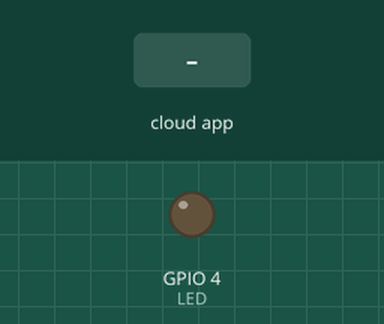
Bench run of a sketch on a simulated ESP32. Shown: output pins drawn as LEDs (lit = HIGH). Inputs (shaded band) come from the test bench.

Above: at 1.2 s.
1.3 s: the phone or cloud app sets LED to 1
At 2.0 s:
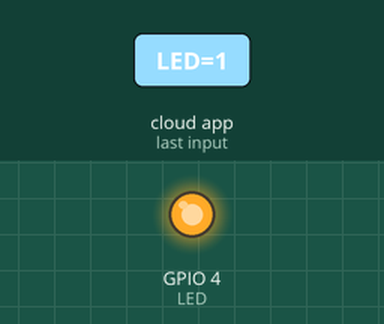
2.8 s: the phone or cloud app sets LED to 0
At 3.2 s:
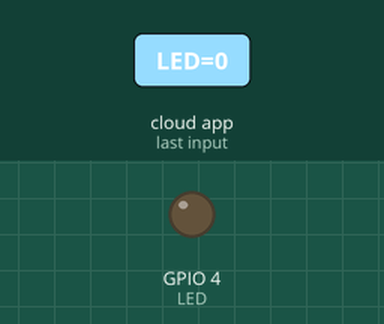
Timing chart, 0 to 5.8 s (numbered marks = the images above; inputs shaded):
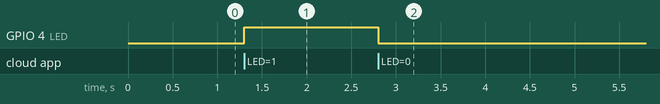

Measured:
- after the input at 1.3 s, GPIO 4 (LED): LOW → HIGH at once
- after the input at 2.8 s, GPIO 4 (LED): HIGH → LOW at once

The sketch:

TnigerIO.ino
```cpp
// больше материалов: http://docs.thinger.io/arduino/
#define THINGER_SERIAL_DEBUG // подробное отслеживание процессов
#include <ThingerESP32.h>
/* введите логин и пароль от Wi-Fi, Имя пользователя,
  ID устройства и пароль устройства,
  пин светодиода (Йотик 32А - 4/ ЙоТик 32В - 18)
*/
#define ssid              "wifilogin"
#define PASSWORD          "wifipass"
#define USERNAME          "username"
#define DEVICE_ID         "deviceid"
#define DEVICE_CREDENTIAL "devicepass"
#define LED               4
// добавление экземпляра с вышеуказанными настройками
ThingerESP32 thing(USERNAME, DEVICE_ID, DEVICE_CREDENTIAL);

void setup() {
  Serial.begin(115200);
  pinMode(LED, OUTPUT); // режим выхода для светодиода
  thing.add_wifi(ssid, PASSWORD); // запуск
  // пример для управления исполнтельным устройством
  thing["LED"] << digitalPin(LED);
  // пример для считывания данных с датчика
  thing["Hall"] >> [](pson & out) {
    out = hallRead();
  };
}
void loop() {
  thing.handle();
}
```
